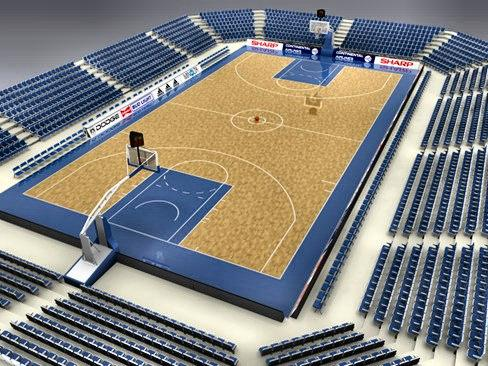
#> input picture CS 532 Homework Assignment 1 Part 1/images/output/enhanced_partC.jpg, 488 x 366 px
$ python -i partC_line_homography.py   (imports and definitions only)
#> lines starting #> are read from the running program, lines starting #| are printed output that depends on the picture
"""
CS 532 Homework 1 (c) - DLT using line feature locations (Corrected)
"""

import cv2
import math
import numpy as np
import matplotlib.pyplot as plt
from PIL import Image
import os

# Assuming you have a utils.py with this function or similar
def preprocess_image(input_path, output_path):
#> called with input_path = 'images/output/enhanced_partC.jpg', output_path = 'images/output/enhanced_partC.jpg'
    os.makedirs(os.path.dirname(output_path), exist_ok=True)
    img = np.array(Image.open(input_path).convert("RGB"))
#> img is the input picture: shape (366, 488, 3); mean R, G, B 128.4, 127.9, 125.2
    lab = cv2.cvtColor(img, cv2.COLOR_RGB2LAB)
#> lab: shape (366, 488, 3); mean of channels 0, 1, 2 134.6, 129.7, 128.9
    l, a, b = cv2.split(lab)
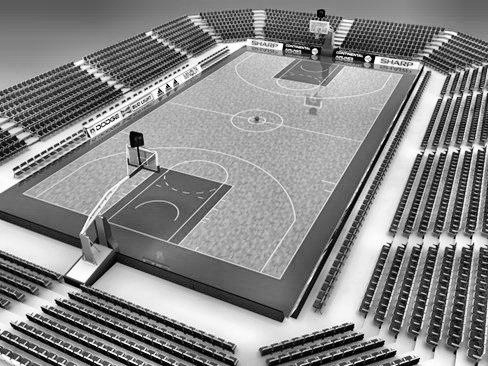
#> l: shape (366, 488); min 0, max 255, mean 134.6
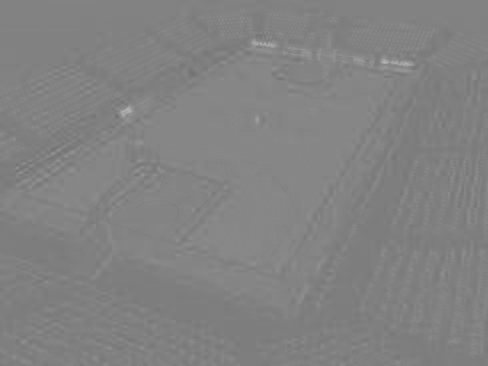
#> a: shape (366, 488); min 113, max 181, mean 129.7
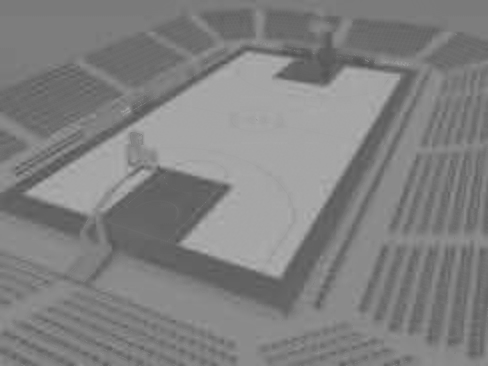
#> b: shape (366, 488); min 83, max 180, mean 128.9
    clahe = cv2.createCLAHE(clipLimit=2.0, tileGridSize=(8, 8))
    l = clahe.apply(l)
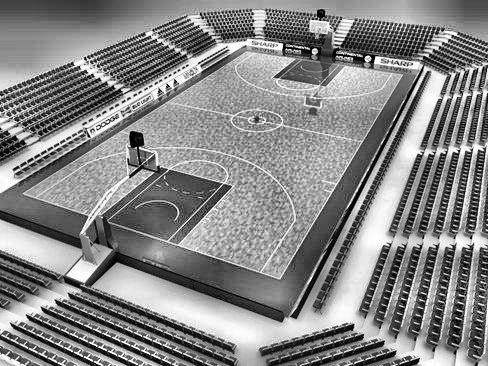
#> l: shape (366, 488); min 0, max 255, mean 134.1
    enhanced_img = cv2.cvtColor(cv2.merge((l, a, b)), cv2.COLOR_LAB2RGB)
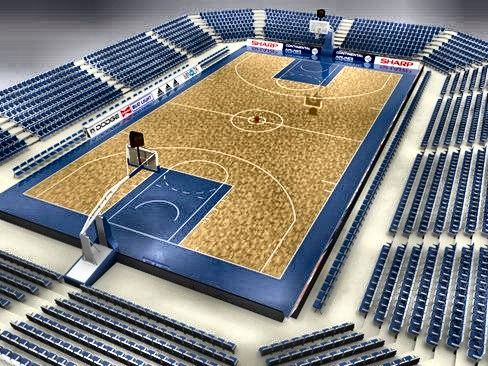
#> enhanced_img: shape (366, 488, 3); mean R, G, B 127.8, 127.8, 125
    Image.fromarray(enhanced_img).save(output_path)
    return enhanced_img

class LineHomographyDLT:
    def __init__(self, input_path):
        self.input_path = input_path
        self.img = preprocess_image(input_path, "images/output/enhanced_partC.jpg")

    def select_lines(self):
        names = ["Top", "Right", "Bottom", "Left"]
        lines, cur, idx = [], [], [0]

        # [10 lines left out: function onclick, not called in this run]

        plt.figure(figsize=(10, 7))
        plt.imshow(self.img)
        plt.title(f"Click {names[0]} line's two endpoints")
        plt.connect('button_press_event', onclick)
        plt.show()

        if len(lines) < 4:
#> (the run stopped early here; a loop or call above may not have finished)
